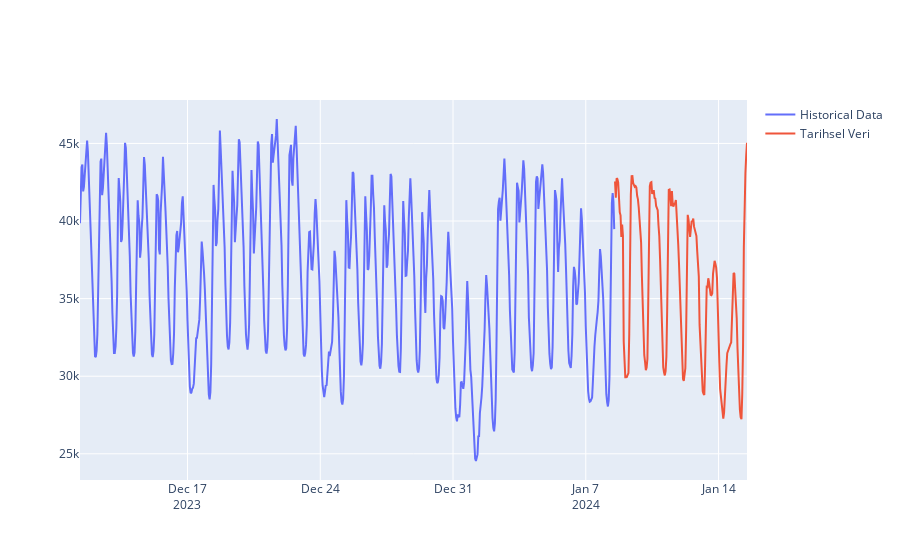

The cell this chart's notebook holds for it:
### Code cell
fig1 = go.Figure()
fig1.add_trace(go.Scatter(x=df_fea_eng.date.iloc[-fh_new*5:], y=df_fea_eng.consumption.iloc[-fh_new*5:], name = 'Historical Data', mode = 'lines'))
fig1.add_trace(go.Scatter(x=forecasted.index, y=forecasted['forecasting'], name = 'Tarihsel Veri', mode = 'lines'))

### Figure 1 — Plotly figure (JSON) as saved in the notebook; plotly's stock layout.template omitted (floating-point values rounded to 4 significant figures; data arrays with more than 128 entries replaced by an {"elided": "..."} marker saying what was removed)
{"data": [{"mode": "lines", "name": "Historical Data", "type": "scatter", "x": {"elided": "845 str values"}, "y": {"elided": "845 float values"}}, {"mode": "lines", "name": "Tarihsel Veri", "type": "scatter", "x": {"elided": "168 str values"}, "y": {"elided": "168 float values"}}], "layout": {}}
